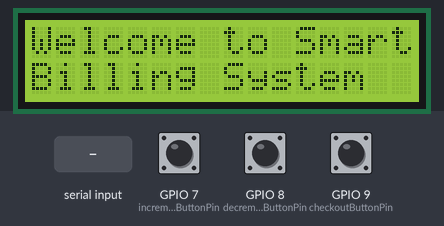
The sketch below on a simulated ESP32-S3. Parts: 16×2 character LCD. The inputs (shaded band) are chosen by the test bench; at power-on: GPIO 7 (incrementButtonPin) HIGH, GPIO 9 (checkoutButtonPin) HIGH, GPIO 8 (decrementButtonPin) HIGH. WiFi joins after 1.5 s; servers stay silent unless stated.

Above: at 2.7 s.
2.8 s: GPIO 7 (incrementButtonPin) pulled LOW for 0.15 s
At 3.4 s:
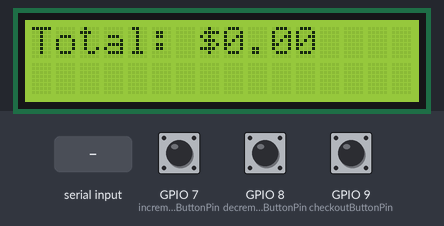
4.4 s: GPIO 9 (checkoutButtonPin) pulled LOW for 0.15 s
At 5.0 s:
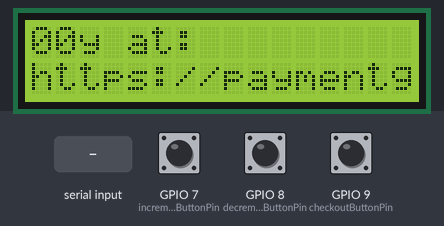
7.5 s: "123456\n" received over Serial
At 10.43 s:
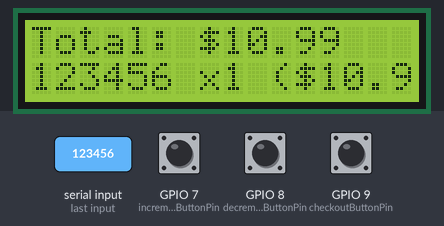
10.5 s: "654321\n" received over Serial
At 11.7 s:
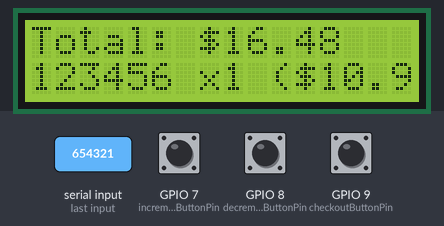
12.0 s: GPIO 9 (checkoutButtonPin) pulled LOW for 1 s
At 13.2 s:
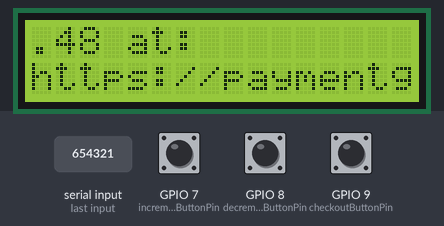
16.0 s: "1\n" received over Serial
At 19.3 s:
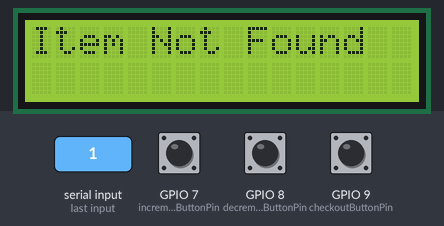
Timing chart, 0 to 20.0 s (numbered marks = the images above; inputs shaded):
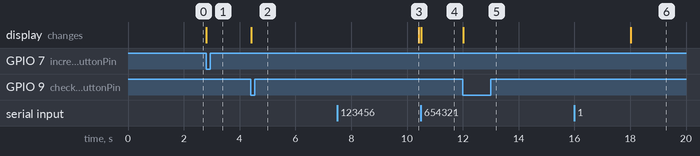

Measured:
- after the input at 2.8 s, the display: changes at once (image 1)
- after the input at 4.4 s, the display: changes at once (image 2)
- after the input at 7.5 s, the display: first differs from a run without the input after 2.9 s (image 3)
- after the input at 10.5 s, the display: changes at once (image 4)
- after the input at 12.0 s, the display: changes at once (image 5)
- after the input at 16.0 s, the display: first differs from a run without the input after 2.0 s (image 6)

The sketch:

Arduino_Code.ino
```cpp
#include <LiquidCrystal.h>
#include <WiFi.h>
#include <qrcode.h>

LiquidCrystal lcd(12, 11, 5, 4, 3, 2);

float totalCost = 0.0;
String scannedItems = "";
String lastBarcode = "";
int quantity = 0;
const int incrementButtonPin = 7;
const int decrementButtonPin = 8;
const int checkoutButtonPin = 9;
bool checkout = false;

const char* ssid = "Mywifi";
const char* password = "1234567890";

QRCode qrcode;

void setup() {
    lcd.begin(16, 2);
    lcd.print("Welcome to Smart Cart");
    lcd.setCursor(0, 1);
    lcd.print("Billing System");

    pinMode(incrementButtonPin, INPUT_PULLUP);
    pinMode(decrementButtonPin, INPUT_PULLUP);
    pinMode(checkoutButtonPin, INPUT_PULLUP);

    Serial.begin(9600);

    WiFi.begin(ssid, password);
    while (WiFi.status() != WL_CONNECTED) {
        delay(500);
    }
}

void loop() {
    if (Serial.available()) {
        String barcode = Serial.readStringUntil('\n');
        float price = getPriceFromBarcode(barcode);

        if (price > 0) {
            lastBarcode = barcode;
            quantity = 1;
            totalCost += price;
            scannedItems += barcode + " x" + String(quantity) + " ($" + String(price) + ")\n";
            updateDisplay();
        } else {
            lcd.clear();
            lcd.print("Item Not Found");
            delay(2000);
        }
    }

    if (digitalRead(incrementButtonPin) == LOW) {
        incrementQuantity();
        delay(200);
    }

    if (digitalRead(decrementButtonPin) == LOW) {
        decrementQuantity();
        delay(200);
    }

    if (digitalRead(checkoutButtonPin) == LOW) {
        checkout = true;
        finalizeCheckout();
    }
}

float getPriceFromBarcode(String barcode) {
    if (barcode == "123456") return 10.99;
    if (barcode == "654321") return 5.49;
    return 0;
}

void updateDisplay() {
    lcd.clear();
    lcd.print("Total: $" + String(totalCost));
    lcd.setCursor(0, 1);
    lcd.print(scannedItems);
}

void incrementQuantity() {
    if (quantity < 99) {
        quantity++;
        totalCost += getPriceFromBarcode(lastBarcode);
        updateDisplay();
    }
}

void decrementQuantity() {
    if (quantity > 1) {
        quantity--;
        totalCost -= getPriceFromBarcode(lastBarcode);
        updateDisplay();
    }
}

void finalizeCheckout() {
    lcd.clear();
    lcd.print("Total: $" + String(totalCost));
    lcd.setCursor(0, 1);
    lcd.print("Checkout...");

    String paymentLink = "https://paymentgateway.com/pay?amount=" + String(totalCost);
    generateQRCode(paymentLink);

    delay(5000);
    resetCart();
}

void generateQRCode(String data) {
    qrcode.init();
    qrcode.addData(data);
    qrcode.make();

    lcd.clear();
    lcd.print("Pay at: ");
    lcd.setCursor(0, 1);
    lcd.print(data);
    delay(1000);
}

void resetCart() {
    totalCost = 0.0;
    scannedItems = "";
    quantity = 0;
    lastBarcode = "";
    lcd.clear();
    lcd.print("Welcome to Smart Cart");
    lcd.setCursor(0, 1);
    lcd.print("Billing System");
}
```
